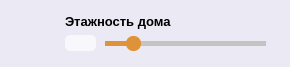
               <widget class="QFrame" name="frame_17">
                <property name="minimumSize">
                 <size>
                  <width>290</width>
                  <height>67</height>
                 </size>
                </property>
                <property name="maximumSize">
                 <size>
                  <width>290</width>
                  <height>67</height>
                 </size>
                </property>
                <property name="styleSheet">
                 <string notr="true">background-color: rgb(235, 233, 244);
border: none;
border-radius: 17px;</string>
                </property>
                <property name="frameShape">
                 <enum>QFrame::StyledPanel</enum>
                </property>
                <property name="frameShadow">
                 <enum>QFrame::Raised</enum>
                </property>
                <widget class="QWidget" name="layoutWidget_25">
                 <property name="geometry">
                  <rect>
                   <x>0</x>
                   <y>0</y>
                   <width>281</width>
                   <height>59</height>
                  </rect>
                 </property>
                 <layout class="QHBoxLayout" name="horizontalLayout_24">
                  <property name="leftMargin">
                   <number>13</number>
                  </property>
                  <property name="topMargin">
                   <number>13</number>
                  </property>
                  <property name="bottomMargin">
                   <number>6</number>
                  </property>
                  <item>
                   <widget class="QLabel" name="label_61">
                    <property name="maximumSize">
                     <size>
                      <width>36</width>
                      <height>36</height>
                     </size>
                    </property>
                    <property name="text">
                     <string/>
                    </property>
                    <property name="pixmap">
                     <pixmap>E:/4-2/Icons/Stationery.png</pixmap>
                    </property>
                    <property name="scaledContents">
                     <bool>true</bool>
                    </property>
                   </widget>
                  </item>
                  <item>
                   <widget class="QFrame" name="frame_18">
                    <property name="frameShape">
                     <enum>QFrame::StyledPanel</enum>
                    </property>
                    <property name="frameShadow">
                     <enum>QFrame::Raised</enum>
                    </property>
                    <widget class="QSlider" name="horizontalSlider_5">
                     <property name="geometry">
                      <rect>
                       <x>50</x>
                       <y>20</y>
                       <width>161</width>
                       <height>20</height>
                      </rect>
                     </property>
                     <property name="cursor">
                      <cursorShape>ArrowCursor</cursorShape>
                     </property>
                     <property name="styleSheet">
                      <string notr="true">QSlider::groove:horizontal {
    height: 5px;
    background: rgb(222, 146, 58);
}

QSlider::handle:horizontal {
    height: 15px;
    width: 15px;
    border-radius: 7px;
    margin: -5px 0;
    background:#de923a;
}

QSlider::add-page:horizontal {
    background: #c4c4c4;
}</string>
                     </property>
                     <property name="minimum">
                      <number>1</number>
                     </property>
                     <property name="maximum">
                      <number>50</number>
                     </property>
                     <property name="singleStep">
                      <number>1</number>
                     </property>
                     <property name="pageStep">
                      <number>1</number>
                     </property>
                     <property name="value">
                      <number>8</number>
                     </property>
                     <property name="sliderPosition">
                      <number>8</number>
                     </property>
                     <property name="orientation">
                      <enum>Qt::Horizontal</enum>
                     </property>
                     <property name="tickPosition">
                      <enum>QSlider::NoTicks</enum>
                     </property>
                    </widget>
                    <widget class="QLabel" name="label_62">
                     <property name="geometry">
                      <rect>
                       <x>10</x>
                       <y>0</y>
                       <width>206</width>
                       <height>16</height>
                      </rect>
                     </property>
                     <property name="font">
                      <font>
                       <pointsize>10</pointsize>
                       <weight>75</weight>
                       <bold>true</bold>
                      </font>
                     </property>
                     <property name="text">
                      <string>Этажность дома</string>
                     </property>
                    </widget>
                    <widget class="QLabel" name="label_63">
                     <property name="geometry">
                      <rect>
                       <x>10</x>
                       <y>22</y>
                       <width>31</width>
                       <height>16</height>
                      </rect>
                     </property>
                     <property name="sizePolicy">
                      <sizepolicy hsizetype="Preferred" vsizetype="Preferred">
                       <horstretch>0</horstretch>
                       <verstretch>0</verstretch>
                      </sizepolicy>
                     </property>
                     <property name="font">
                      <font>
                       <pointsize>9</pointsize>
                       <weight>75</weight>
                       <bold>true</bold>
                      </font>
                     </property>
                     <property name="styleSheet">
                      <string notr="true">background-color: rgb(248, 247, 252);
color: rgb(27, 27, 27);
border-radius: 5px;</string>
                     </property>
                     <property name="text">
                      <string/>
                     </property>
                     <property name="textFormat">
                      <enum>Qt::PlainText</enum>
                     </property>
                     <property name="scaledContents">
                      <bool>false</bool>
                     </property>
                     <property name="alignment">
                      <set>Qt::AlignCenter</set>
                     </property>
                     <property name="wordWrap">
                      <bool>false</bool>
                     </property>
                    </widget>
                   </widget>
                  </item>
                 </layout>
                </widget>
               </widget>
